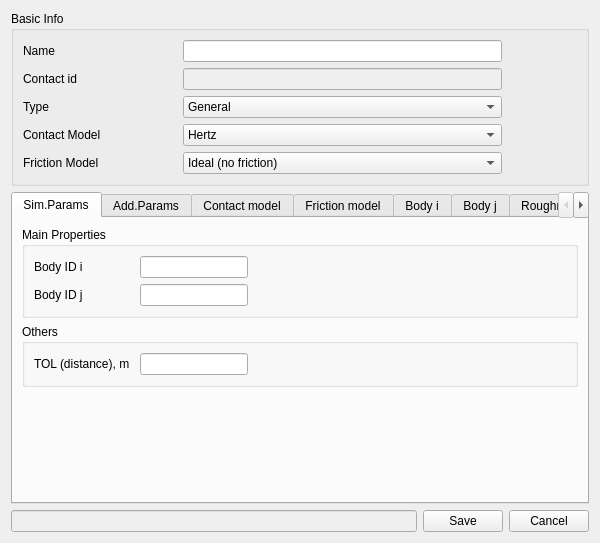
<?xml version="1.0" encoding="UTF-8"?>
<ui version="4.0">
 <class>Form</class>
 <widget class="QWidget" name="Form">
  <property name="geometry">
   <rect>
    <x>0</x>
    <y>0</y>
    <width>600</width>
    <height>543</height>
   </rect>
  </property>
  <property name="sizePolicy">
   <sizepolicy hsizetype="Expanding" vsizetype="Expanding">
    <horstretch>0</horstretch>
    <verstretch>0</verstretch>
   </sizepolicy>
  </property>
  <property name="minimumSize">
   <size>
    <width>600</width>
    <height>543</height>
   </size>
  </property>
  <property name="maximumSize">
   <size>
    <width>600</width>
    <height>543</height>
   </size>
  </property>
  <property name="windowTitle">
   <string>Contact</string>
  </property>
  <layout class="QGridLayout" name="gridLayout_7">
   <item row="0" column="0">
    <layout class="QVBoxLayout" name="verticalLayout">
     <item>
      <widget class="QGroupBox" name="groupBox_basicInfo">
       <property name="title">
        <string>Basic Info</string>
       </property>
       <layout class="QGridLayout" name="gridLayout">
        <item row="3" column="2">
         <widget class="QComboBox" name="contactModelTypecomboBox">
          <item>
           <property name="text">
            <string>Hertz</string>
           </property>
          </item>
          <item>
           <property name="text">
            <string>Kelvin-Voigt</string>
           </property>
          </item>
          <item>
           <property name="text">
            <string>Lankarani-Nikravesh</string>
           </property>
          </item>
          <item>
           <property name="text">
            <string>Hunt-Crossley</string>
           </property>
          </item>
         </widget>
        </item>
        <item row="1" column="0">
         <widget class="QLabel" name="contactID_label">
          <property name="text">
           <string>Contact id</string>
          </property>
         </widget>
        </item>
        <item row="0" column="1">
         <spacer name="horizontalSpacer">
          <property name="orientation">
           <enum>Qt::Horizontal</enum>
          </property>
          <property name="sizeHint" stdset="0">
           <size>
            <width>20</width>
            <height>20</height>
           </size>
          </property>
         </spacer>
        </item>
        <item row="0" column="2">
         <widget class="QLineEdit" name="name_lineEdit"/>
        </item>
        <item row="2" column="2">
         <widget class="QComboBox" name="contactTypecomboBox">
          <item>
           <property name="text">
            <string>General</string>
           </property>
          </item>
          <item>
           <property name="text">
            <string>Revolute Clearance Joint</string>
           </property>
          </item>
          <item>
           <property name="text">
            <string>2 Spheres Contact</string>
           </property>
          </item>
         </widget>
        </item>
        <item row="2" column="0">
         <widget class="QLabel" name="contactType_label">
          <property name="text">
           <string>Type</string>
          </property>
         </widget>
        </item>
        <item row="1" column="2">
         <widget class="QLineEdit" name="contactID_lineEdit">
          <property name="enabled">
           <bool>false</bool>
          </property>
         </widget>
        </item>
        <item row="4" column="0">
         <widget class="QLabel" name="frictionModelType_label">
          <property name="text">
           <string>Friction Model</string>
          </property>
         </widget>
        </item>
        <item row="3" column="0">
         <widget class="QLabel" name="contactModelType_label">
          <property name="text">
           <string>Contact Model</string>
          </property>
         </widget>
        </item>
        <item row="0" column="0">
         <widget class="QLabel" name="name_label">
          <property name="text">
           <string>Name</string>
          </property>
         </widget>
        </item>
        <item row="4" column="2">
         <widget class="QComboBox" name="frictionModelTypecomboBox">
          <item>
           <property name="text">
            <string>Ideal (no friction)</string>
           </property>
          </item>
          <item>
           <property name="text">
            <string>Coulomb</string>
           </property>
          </item>
          <item>
           <property name="text">
            <string>Stribeck (under construction)</string>
           </property>
          </item>
          <item>
           <property name="text">
            <string>Continous zero-velocity crossing (under construction)</string>
           </property>
          </item>
          <item>
           <property name="text">
            <string>LeGru (under construction)</string>
           </property>
          </item>
         </widget>
        </item>
        <item row="0" column="3">
         <spacer name="horizontalSpacer_4">
          <property name="orientation">
           <enum>Qt::Horizontal</enum>
          </property>
          <property name="sizeHint" stdset="0">
           <size>
            <width>20</width>
            <height>20</height>
           </size>
          </property>
         </spacer>
        </item>
       </layout>
      </widget>
     </item>
     <item>
      <widget class="QTabWidget" name="tabWidget">
       <property name="tabShape">
        <enum>QTabWidget::Rounded</enum>
       </property>
       <property name="currentIndex">
        <number>0</number>
       </property>
       <widget class="QWidget" name="SimParams">
        <attribute name="title">
         <string>Sim.Params</string>
        </attribute>
        <layout class="QGridLayout" name="gridLayout_9">
         <item row="2" column="0">
          <spacer name="verticalSpacer_3">
           <property name="orientation">
            <enum>Qt::Vertical</enum>
           </property>
           <property name="sizeHint" stdset="0">
            <size>
             <width>20</width>
             <height>40</height>
            </size>
           </property>
          </spacer>
         </item>
         <item row="0" column="0">
          <widget class="QGroupBox" name="MainPropsSimParams">
           <property name="title">
            <string>Main Properties</string>
           </property>
           <layout class="QGridLayout" name="gridLayout_11">
            <item row="0" column="0">
             <widget class="QLabel" name="bodyIDi_label">
              <property name="sizePolicy">
               <sizepolicy hsizetype="Fixed" vsizetype="Preferred">
                <horstretch>0</horstretch>
                <verstretch>0</verstretch>
               </sizepolicy>
              </property>
              <property name="minimumSize">
               <size>
                <width>100</width>
                <height>0</height>
               </size>
              </property>
              <property name="text">
               <string>Body ID i</string>
              </property>
             </widget>
            </item>
            <item row="2" column="1">
             <widget class="QLineEdit" name="bodyIDj_lineEdit">
              <property name="sizePolicy">
               <sizepolicy hsizetype="Fixed" vsizetype="Fixed">
                <horstretch>0</horstretch>
                <verstretch>0</verstretch>
               </sizepolicy>
              </property>
              <property name="minimumSize">
               <size>
                <width>100</width>
                <height>0</height>
               </size>
              </property>
             </widget>
            </item>
            <item row="2" column="0">
             <widget class="QLabel" name="bodyIDj_label">
              <property name="text">
               <string>Body ID j</string>
              </property>
             </widget>
            </item>
            <item row="2" column="2">
             <spacer name="horizontalSpacer_1">
              <property name="orientation">
               <enum>Qt::Horizontal</enum>
              </property>
              <property name="sizeHint" stdset="0">
               <size>
                <width>40</width>
                <height>20</height>
               </size>
              </property>
             </spacer>
            </item>
            <item row="0" column="1">
             <widget class="QLineEdit" name="bodyIDi_lineEdit">
              <property name="sizePolicy">
               <sizepolicy hsizetype="Fixed" vsizetype="Fixed">
                <horstretch>0</horstretch>
                <verstretch>0</verstretch>
               </sizepolicy>
              </property>
              <property name="minimumSize">
               <size>
                <width>100</width>
                <height>0</height>
               </size>
              </property>
             </widget>
            </item>
           </layout>
          </widget>
         </item>
         <item row="1" column="0">
          <widget class="QGroupBox" name="OthersSimParams">
           <property name="title">
            <string>Others</string>
           </property>
           <layout class="QGridLayout" name="gridLayout_14">
            <item row="0" column="2">
             <widget class="QLineEdit" name="TOL_distance_lineEdit">
              <property name="sizePolicy">
               <sizepolicy hsizetype="Fixed" vsizetype="Fixed">
                <horstretch>0</horstretch>
                <verstretch>0</verstretch>
               </sizepolicy>
              </property>
              <property name="minimumSize">
               <size>
                <width>100</width>
                <height>0</height>
               </size>
              </property>
             </widget>
            </item>
            <item row="0" column="1">
             <widget class="QLabel" name="TOL_distance_label">
              <property name="sizePolicy">
               <sizepolicy hsizetype="Fixed" vsizetype="Preferred">
                <horstretch>0</horstretch>
                <verstretch>0</verstretch>
               </sizepolicy>
              </property>
              <property name="minimumSize">
               <size>
                <width>100</width>
                <height>0</height>
               </size>
              </property>
              <property name="text">
               <string>TOL (distance), m</string>
              </property>
             </widget>
            </item>
            <item row="0" column="3">
             <spacer name="horizontalSpacer_2">
              <property name="orientation">
               <enum>Qt::Horizontal</enum>
              </property>
              <property name="sizeHint" stdset="0">
               <size>
                <width>40</width>
                <height>20</height>
               </size>
              </property>
             </spacer>
            </item>
           </layout>
          </widget>
         </item>
        </layout>
       </widget>
       <widget class="QWidget" name="AddParams">
        <attribute name="title">
         <string>Add.Params</string>
        </attribute>
        <layout class="QHBoxLayout" name="horizontalLayout_2">
         <item>
          <layout class="QGridLayout" name="gridLayout_2">
           <item row="3" column="0" colspan="2">
            <widget class="QGroupBox" name="SpheresContactAddParams">
             <property name="title">
              <string>2 Speheres Contact</string>
             </property>
             <layout class="QGridLayout" name="gridLayout_13">
              <item row="0" column="5">
               <widget class="QLineEdit" name="R0j_lineEdit">
                <property name="enabled">
                 <bool>true</bool>
                </property>
                <property name="sizePolicy">
                 <sizepolicy hsizetype="Fixed" vsizetype="Fixed">
                  <horstretch>0</horstretch>
                  <verstretch>0</verstretch>
                 </sizepolicy>
                </property>
               </widget>
              </item>
              <item row="0" column="4">
               <widget class="QLabel" name="R0j_label">
                <property name="sizePolicy">
                 <sizepolicy hsizetype="Fixed" vsizetype="Fixed">
                  <horstretch>0</horstretch>
                  <verstretch>0</verstretch>
                 </sizepolicy>
                </property>
                <property name="minimumSize">
                 <size>
                  <width>100</width>
                  <height>0</height>
                 </size>
                </property>
                <property name="text">
                 <string>R0 j,  m</string>
                </property>
               </widget>
              </item>
              <item row="0" column="0">
               <widget class="QLabel" name="R0i_label">
                <property name="sizePolicy">
                 <sizepolicy hsizetype="Fixed" vsizetype="Preferred">
                  <horstretch>0</horstretch>
                  <verstretch>0</verstretch>
                 </sizepolicy>
                </property>
                <property name="minimumSize">
                 <size>
                  <width>100</width>
                  <height>0</height>
                 </size>
                </property>
                <property name="text">
                 <string>R0 i,  m</string>
                </property>
               </widget>
              </item>
              <item row="0" column="1">
               <widget class="QLineEdit" name="R0i_lineEdit">
                <property name="sizePolicy">
                 <sizepolicy hsizetype="Fixed" vsizetype="Fixed">
                  <horstretch>0</horstretch>
                  <verstretch>0</verstretch>
                 </sizepolicy>
                </property>
                <property name="minimumSize">
                 <size>
                  <width>100</width>
                  <height>0</height>
                 </size>
                </property>
               </widget>
              </item>
              <item row="0" column="3">
               <widget class="Line" name="line_2">
                <property name="enabled">
                 <bool>true</bool>
                </property>
                <property name="orientation">
                 <enum>Qt::Vertical</enum>
                </property>
               </widget>
              </item>
              <item row="0" column="2">
               <spacer name="horizontalSpacer_14">
                <property name="orientation">
                 <enum>Qt::Horizontal</enum>
                </property>
                <property name="sizeHint" stdset="0">
                 <size>
                  <width>20</width>
                  <height>20</height>
                 </size>
                </property>
               </spacer>
              </item>
              <item row="0" column="6">
               <spacer name="horizontalSpacer_13">
                <property name="orientation">
                 <enum>Qt::Horizontal</enum>
                </property>
                <property name="sizeHint" stdset="0">
                 <size>
                  <width>20</width>
                  <height>20</height>
                 </size>
                </property>
               </spacer>
              </item>
             </layout>
            </widget>
           </item>
           <item row="0" column="0" colspan="2">
            <widget class="QGroupBox" name="GeneralContactAddParams">
             <property name="title">
              <string>General Contact</string>
             </property>
             <layout class="QFormLayout" name="formLayout">
              <property name="fieldGrowthPolicy">
               <enum>QFormLayout::AllNonFixedFieldsGrow</enum>
              </property>
              <item row="0" column="0">
               <widget class="QLabel" name="z_dim_label">
                <property name="minimumSize">
                 <size>
                  <width>100</width>
                  <height>0</height>
                 </size>
                </property>
                <property name="text">
                 <string>Z coord. pos.,  m</string>
                </property>
               </widget>
              </item>
              <item row="0" column="1">
               <widget class="QLineEdit" name="z_dim_lineEdit">
                <property name="sizePolicy">
                 <sizepolicy hsizetype="Fixed" vsizetype="Fixed">
                  <horstretch>0</horstretch>
                  <verstretch>0</verstretch>
                 </sizepolicy>
                </property>
                <property name="minimumSize">
                 <size>
                  <width>100</width>
                  <height>0</height>
                 </size>
                </property>
               </widget>
              </item>
              <item row="1" column="0">
               <widget class="QLabel" name="skin_thickness_i_label">
                <property name="minimumSize">
                 <size>
                  <width>100</width>
                  <height>0</height>
                 </size>
                </property>
                <property name="text">
                 <string>Skin thickness i, m</string>
                </property>
               </widget>
              </item>
              <item row="1" column="1">
               <widget class="QLineEdit" name="skin_thickness_i_lineEdit">
                <property name="sizePolicy">
                 <sizepolicy hsizetype="Fixed" vsizetype="Fixed">
                  <horstretch>0</horstretch>
                  <verstretch>0</verstretch>
                 </sizepolicy>
                </property>
                <property name="minimumSize">
                 <size>
                  <width>100</width>
                  <height>0</height>
                 </size>
                </property>
               </widget>
              </item>
              <item row="2" column="0">
               <widget class="QLabel" name="skin_thickness_j_label">
                <property name="minimumSize">
                 <size>
                  <width>100</width>
                  <height>0</height>
                 </size>
                </property>
                <property name="text">
                 <string>Skin thickness j, m</string>
                </property>
               </widget>
              </item>
              <item row="2" column="1">
               <widget class="QLineEdit" name="skin_thickness_j_lineEdit">
                <property name="sizePolicy">
                 <sizepolicy hsizetype="Fixed" vsizetype="Fixed">
                  <horstretch>0</horstretch>
                  <verstretch>0</verstretch>
                 </sizepolicy>
                </property>
                <property name="minimumSize">
                 <size>
                  <width>100</width>
                  <height>0</height>
                 </size>
                </property>
               </widget>
              </item>
             </layout>
            </widget>
           </item>
           <item row="4" column="0">
            <spacer name="verticalSpacer">
             <property name="orientation">
              <enum>Qt::Vertical</enum>
             </property>
             <property name="sizeHint" stdset="0">
              <size>
               <width>20</width>
               <height>40</height>
              </size>
             </property>
            </spacer>
           </item>
           <item row="2" column="0" colspan="2">
            <widget class="QGroupBox" name="RevoluteClearanceJointAddParams">
             <property name="minimumSize">
              <size>
               <width>100</width>
               <height>0</height>
              </size>
             </property>
             <property name="title">
              <string>Revolute Clearance Joint</string>
             </property>
             <layout class="QGridLayout" name="gridLayout_10">
              <item row="2" column="5">
               <widget class="QLabel" name="Rj_label">
                <property name="sizePolicy">
                 <sizepolicy hsizetype="Fixed" vsizetype="Fixed">
                  <horstretch>0</horstretch>
                  <verstretch>0</verstretch>
                 </sizepolicy>
                </property>
                <property name="text">
                 <string>R j, m</string>
                </property>
               </widget>
              </item>
              <item row="2" column="6">
               <widget class="QLineEdit" name="Rj_lineEdit">
                <property name="sizePolicy">
                 <sizepolicy hsizetype="Fixed" vsizetype="Fixed">
                  <horstretch>0</horstretch>
                  <verstretch>0</verstretch>
                 </sizepolicy>
                </property>
               </widget>
              </item>
              <item row="0" column="6">
               <widget class="QLineEdit" name="Ri_lineEdit">
                <property name="sizePolicy">
                 <sizepolicy hsizetype="Fixed" vsizetype="Fixed">
                  <horstretch>0</horstretch>
                  <verstretch>0</verstretch>
                 </sizepolicy>
                </property>
               </widget>
              </item>
              <item row="0" column="5">
               <widget class="QLabel" name="Ri_label">
                <property name="minimumSize">
                 <size>
                  <width>100</width>
                  <height>0</height>
                 </size>
                </property>
                <property name="text">
                 <string>R i, m</string>
                </property>
               </widget>
              </item>
              <item row="0" column="2" rowspan="2">
               <widget class="QLineEdit" name="uPi_lineEdit">
                <property name="sizePolicy">
                 <sizepolicy hsizetype="Fixed" vsizetype="Fixed">
                  <horstretch>0</horstretch>
                  <verstretch>0</verstretch>
                 </sizepolicy>
                </property>
                <property name="minimumSize">
                 <size>
                  <width>100</width>
                  <height>0</height>
                 </size>
                </property>
               </widget>
              </item>
              <item row="2" column="0">
               <widget class="QLabel" name="uPj_label">
                <property name="text">
                 <string>u_P j, [x, y]</string>
                </property>
               </widget>
              </item>
              <item row="2" column="2">
               <widget class="QLineEdit" name="uPj_lineEdit">
                <property name="sizePolicy">
                 <sizepolicy hsizetype="Fixed" vsizetype="Fixed">
                  <horstretch>0</horstretch>
                  <verstretch>0</verstretch>
                 </sizepolicy>
                </property>
                <property name="minimumSize">
                 <size>
                  <width>100</width>
                  <height>0</height>
                 </size>
                </property>
               </widget>
              </item>
              <item row="0" column="0" rowspan="2" colspan="2">
               <widget class="QLabel" name="uPi_label">
                <property name="minimumSize">
                 <size>
                  <width>100</width>
                  <height>0</height>
                 </size>
                </property>
                <property name="text">
                 <string>u_P i, [x, y]</string>
                </property>
               </widget>
              </item>
              <item row="0" column="4" rowspan="3">
               <widget class="Line" name="line">
                <property name="orientation">
                 <enum>Qt::Vertical</enum>
                </property>
               </widget>
              </item>
              <item row="0" column="7">
               <spacer name="horizontalSpacer_6">
                <property name="orientation">
                 <enum>Qt::Horizontal</enum>
                </property>
                <property name="sizeHint" stdset="0">
                 <size>
                  <width>20</width>
                  <height>20</height>
                 </size>
                </property>
               </spacer>
              </item>
              <item row="0" column="3">
               <spacer name="horizontalSpacer_12">
                <property name="orientation">
                 <enum>Qt::Horizontal</enum>
                </property>
                <property name="sizeHint" stdset="0">
                 <size>
                  <width>20</width>
                  <height>20</height>
                 </size>
                </property>
               </spacer>
              </item>
             </layout>
            </widget>
           </item>
          </layout>
         </item>
        </layout>
       </widget>
       <widget class="QWidget" name="ContactModel">
        <attribute name="title">
         <string>Contact model</string>
        </attribute>
        <layout class="QHBoxLayout" name="horizontalLayout">
         <item>
          <layout class="QGridLayout" name="gridLayout_5">
           <item row="3" column="0">
            <widget class="QGroupBox" name="ContactModelProperties">
             <property name="title">
              <string>Contact Model Properties</string>
             </property>
             <layout class="QGridLayout" name="gridLayout_3">
              <item row="0" column="1">
               <widget class="QLineEdit" name="restitution_coefficient_lineEdit">
                <property name="sizePolicy">
                 <sizepolicy hsizetype="Fixed" vsizetype="Fixed">
                  <horstretch>0</horstretch>
                  <verstretch>0</verstretch>
                 </sizepolicy>
                </property>
                <property name="minimumSize">
                 <size>
                  <width>100</width>
                  <height>0</height>
                 </size>
                </property>
               </widget>
              </item>
              <item row="1" column="1">
               <widget class="QLineEdit" name="contact_stiffness_lineEdit">
                <property name="sizePolicy">
                 <sizepolicy hsizetype="Fixed" vsizetype="Fixed">
                  <horstretch>0</horstretch>
                  <verstretch>0</verstretch>
                 </sizepolicy>
                </property>
                <property name="minimumSize">
                 <size>
                  <width>100</width>
                  <height>0</height>
                 </size>
                </property>
               </widget>
              </item>
              <item row="2" column="1">
               <widget class="QLineEdit" name="damping_coefficient_lineEdit">
                <property name="sizePolicy">
                 <sizepolicy hsizetype="Fixed" vsizetype="Fixed">
                  <horstretch>0</horstretch>
                  <verstretch>0</verstretch>
                 </sizepolicy>
                </property>
                <property name="minimumSize">
                 <size>
                  <width>100</width>
                  <height>0</height>
                 </size>
                </property>
               </widget>
              </item>
              <item row="0" column="0">
               <widget class="QLabel" name="restitution_coefficient_label">
                <property name="sizePolicy">
                 <sizepolicy hsizetype="Fixed" vsizetype="Preferred">
                  <horstretch>0</horstretch>
                  <verstretch>0</verstretch>
                 </sizepolicy>
                </property>
                <property name="minimumSize">
                 <size>
                  <width>200</width>
                  <height>0</height>
                 </size>
                </property>
                <property name="text">
                 <string>Restitution coef.</string>
                </property>
               </widget>
              </item>
              <item row="1" column="0">
               <widget class="QLabel" name="contact_stiffness_label">
                <property name="sizePolicy">
                 <sizepolicy hsizetype="Fixed" vsizetype="Preferred">
                  <horstretch>0</horstretch>
                  <verstretch>0</verstretch>
                 </sizepolicy>
                </property>
                <property name="minimumSize">
                 <size>
                  <width>200</width>
                  <height>0</height>
                 </size>
                </property>
                <property name="text">
                 <string>Contact stiffness, N/m</string>
                </property>
               </widget>
              </item>
              <item row="2" column="0">
               <widget class="QLabel" name="damping_coefficient_label">
                <property name="sizePolicy">
                 <sizepolicy hsizetype="Fixed" vsizetype="Preferred">
                  <horstretch>0</horstretch>
                  <verstretch>0</verstretch>
                 </sizepolicy>
                </property>
                <property name="minimumSize">
                 <size>
                  <width>200</width>
                  <height>0</height>
                 </size>
                </property>
                <property name="text">
                 <string>Damping coef., Ns/m</string>
                </property>
               </widget>
              </item>
              <item row="0" column="2">
               <spacer name="horizontalSpacer_5">
                <property name="orientation">
                 <enum>Qt::Horizontal</enum>
                </property>
                <property name="sizeHint" stdset="0">
                 <size>
                  <width>40</width>
                  <height>20</height>
                 </size>
                </property>
               </spacer>
              </item>
             </layout>
            </widget>
           </item>
           <item row="4" column="0">
            <spacer name="verticalSpacer_2">
             <property name="orientation">
              <enum>Qt::Vertical</enum>
             </property>
             <property name="sizeHint" stdset="0">
              <size>
               <width>20</width>
               <height>40</height>
              </size>
             </property>
            </spacer>
           </item>
          </layout>
         </item>
        </layout>
       </widget>
       <widget class="QWidget" name="FrictionModel">
        <attribute name="title">
         <string>Friction model</string>
        </attribute>
        <layout class="QGridLayout" name="gridLayout_8">
         <item row="0" column="0">
          <layout class="QGridLayout" name="gridLayout_6">
           <item row="4" column="0">
            <widget class="QGroupBox" name="FrictionModelProperties">
             <property name="title">
              <string>Friction Model Properties</string>
             </property>
             <layout class="QGridLayout" name="gridLayout_15">
              <item row="1" column="0">
               <widget class="QLabel" name="frictionCoefStatic_label">
                <property name="sizePolicy">
                 <sizepolicy hsizetype="Fixed" vsizetype="Preferred">
                  <horstretch>0</horstretch>
                  <verstretch>0</verstretch>
                 </sizepolicy>
                </property>
                <property name="minimumSize">
                 <size>
                  <width>200</width>
                  <height>0</height>
                 </size>
                </property>
                <property name="text">
                 <string>Friction coef. static</string>
                </property>
               </widget>
              </item>
              <item row="1" column="1">
               <widget class="QLineEdit" name="frictionCoefStatic_lineEdit">
                <property name="sizePolicy">
                 <sizepolicy hsizetype="Fixed" vsizetype="Fixed">
                  <horstretch>0</horstretch>
                  <verstretch>0</verstretch>
                 </sizepolicy>
                </property>
                <property name="minimumSize">
                 <size>
                  <width>100</width>
                  <height>0</height>
                 </size>
                </property>
               </widget>
              </item>
              <item row="0" column="1">
               <widget class="QLineEdit" name="frictionCoefDynamic_lineEdit">
                <property name="sizePolicy">
                 <sizepolicy hsizetype="Fixed" vsizetype="Fixed">
                  <horstretch>0</horstretch>
                  <verstretch>0</verstretch>
                 </sizepolicy>
                </property>
                <property name="minimumSize">
                 <size>
                  <width>100</width>
                  <height>0</height>
                 </size>
                </property>
               </widget>
              </item>
              <item row="2" column="1">
               <widget class="QLineEdit" name="v0_lineEdit">
                <property name="sizePolicy">
                 <sizepolicy hsizetype="Fixed" vsizetype="Fixed">
                  <horstretch>0</horstretch>
                  <verstretch>0</verstretch>
                 </sizepolicy>
                </property>
                <property name="minimumSize">
                 <size>
                  <width>100</width>
                  <height>0</height>
                 </size>
                </property>
               </widget>
              </item>
              <item row="3" column="0">
               <widget class="QLabel" name="vT_label">
                <property name="sizePolicy">
                 <sizepolicy hsizetype="Fixed" vsizetype="Preferred">
                  <horstretch>0</horstretch>
                  <verstretch>0</verstretch>
                 </sizepolicy>
                </property>
                <property name="minimumSize">
                 <size>
                  <width>200</width>
                  <height>0</height>
                 </size>
                </property>
                <property name="text">
                 <string>vT, m/s</string>
                </property>
               </widget>
              </item>
              <item row="3" column="1">
               <widget class="QLineEdit" name="vT_lineEdit">
                <property name="sizePolicy">
                 <sizepolicy hsizetype="Fixed" vsizetype="Fixed">
                  <horstretch>0</horstretch>
                  <verstretch>0</verstretch>
                 </sizepolicy>
                </property>
                <property name="minimumSize">
                 <size>
                  <width>100</width>
                  <height>0</height>
                 </size>
                </property>
               </widget>
              </item>
              <item row="0" column="0">
               <widget class="QLabel" name="frictionCoefDynamic_label">
                <property name="sizePolicy">
                 <sizepolicy hsizetype="Fixed" vsizetype="Preferred">
                  <horstretch>0</horstretch>
                  <verstretch>0</verstretch>
                 </sizepolicy>
                </property>
                <property name="minimumSize">
                 <size>
                  <width>200</width>
                  <height>0</height>
                 </size>
                </property>
                <property name="text">
                 <string>Friction coef. dynamic</string>
                </property>
               </widget>
              </item>
              <item row="2" column="0">
               <widget class="QLabel" name="v0_label">
                <property name="sizePolicy">
                 <sizepolicy hsizetype="Fixed" vsizetype="Preferred">
                  <horstretch>0</horstretch>
                  <verstretch>0</verstretch>
                 </sizepolicy>
                </property>
                <property name="minimumSize">
                 <size>
                  <width>200</width>
                  <height>0</height>
                 </size>
                </property>
                <property name="text">
                 <string>v0, m/s</string>
                </property>
               </widget>
              </item>
              <item row="0" column="2">
               <spacer name="horizontalSpacer_10">
                <property name="orientation">
                 <enum>Qt::Horizontal</enum>
                </property>
                <property name="sizeHint" stdset="0">
                 <size>
                  <width>40</width>
                  <height>20</height>
                 </size>
                </property>
               </spacer>
              </item>
             </layout>
            </widget>
           </item>
          </layout>
         </item>
         <item row="1" column="0">
          <spacer name="verticalSpacer_5">
           <property name="orientation">
            <enum>Qt::Vertical</enum>
           </property>
           <property name="sizeHint" stdset="0">
            <size>
             <width>20</width>
             <height>40</height>
            </size>
           </property>
          </spacer>
         </item>
        </layout>
       </widget>
       <widget class="QWidget" name="tab">
        <attribute name="title">
         <string>Body i</string>
        </attribute>
       </widget>
       <widget class="QWidget" name="tab_2">
        <attribute name="title">
         <string>Body j</string>
        </attribute>
       </widget>
       <widget class="QWidget" name="tab_3">
        <attribute name="title">
         <string>Roughness</string>
        </attribute>
       </widget>
       <widget class="QWidget" name="tab_4">
        <attribute name="title">
         <string>Wear</string>
        </attribute>
       </widget>
      </widget>
     </item>
     <item>
      <layout class="QHBoxLayout" name="bottom_horizontalLayout">
       <item>
        <widget class="QLineEdit" name="info_lineEdit">
         <property name="enabled">
          <bool>false</bool>
         </property>
        </widget>
       </item>
       <item>
        <widget class="QPushButton" name="save_pushButton">
         <property name="text">
          <string>Save</string>
         </property>
        </widget>
       </item>
       <item>
        <widget class="QPushButton" name="cancel_pushButton">
         <property name="text">
          <string>Cancel</string>
         </property>
        </widget>
       </item>
      </layout>
     </item>
    </layout>
   </item>
  </layout>
 </widget>
 <resources/>
 <connections/>
</ui>
